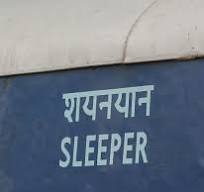
#> input picture random_text_img/scene.jpg, 204 x 192 px
$ python -i tools.py   (imports and definitions only)
#> lines starting #> are read from the running program, lines starting #| are printed output that depends on the picture
#> further down, picture is the input picture: PIL image 204x192 RGB; mean R, G, B 110.8, 121.3, 135.9
import cv2
import numpy as np
from PIL import Image,ImageDraw,ImageFont


def find_white_centers(image):

    image = image.convert('L')
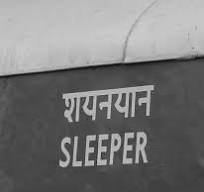
#> image: PIL image 204x192 L; min 13, max 211, mean 119.9
    np_image = np.array(image)

    _, binary_image = cv2.threshold(np_image, 254, 255, cv2.THRESH_BINARY)
#> binary_image: shape (192, 204); every value is 0

    num_labels, labels, stats, centroids = cv2.connectedComponentsWithStats(binary_image, connectivity=8)
#> labels: shape (192, 204) int32; every value is 0
#> num_labels = 1; stats = [[0, 0, 204, 192, 39168]]; centroids = [[101.5, 95.5]]

    centers = []

    for i in range(1, num_labels):
        center_x = int(centroids[i][0])
        center_y = int(centroids[i][1])
        centers.append((center_x, center_y))
#> after the loop, centers = []

    return centers

def draw_centers_with_text(mask,centers,text_contents,font_size_list):

    mask=np.array(mask)
    image0 = np.zeros_like(mask)
    image=Image.fromarray(image0)

    draw = ImageDraw.Draw(image)

    for idx, (x, y) in enumerate(centers):
        font = ImageFont.truetype("/root/0518/MLVU-project/Arial.ttf", font_size_list[idx])
        text = text_contents[idx]
        _, _, text_width, text_height = font.getbbox(text)

        text_x = x - text_width // 2
        text_y = y - text_height // 2

        draw.text((text_x, text_y), text, font=font, fill="white")

    return image #pillow

def mask_size(image):

    image = image.convert('L')
    np_image = np.array(image)

    _, binary_image = cv2.threshold(np_image, 254, 255, cv2.THRESH_BINARY)

    num_labels, labels, stats, centroids = cv2.connectedComponentsWithStats(binary_image, connectivity=8)

    masks_size = []
    for i in range(1, num_labels):
        x, y, w, h, area = stats[i]
        masks_size.append((w, h))

    return masks_size

>>> from PIL import Image
>>> picture = Image.open('scene.jpg')
>>> result = find_white_centers(picture)
#> result = []
